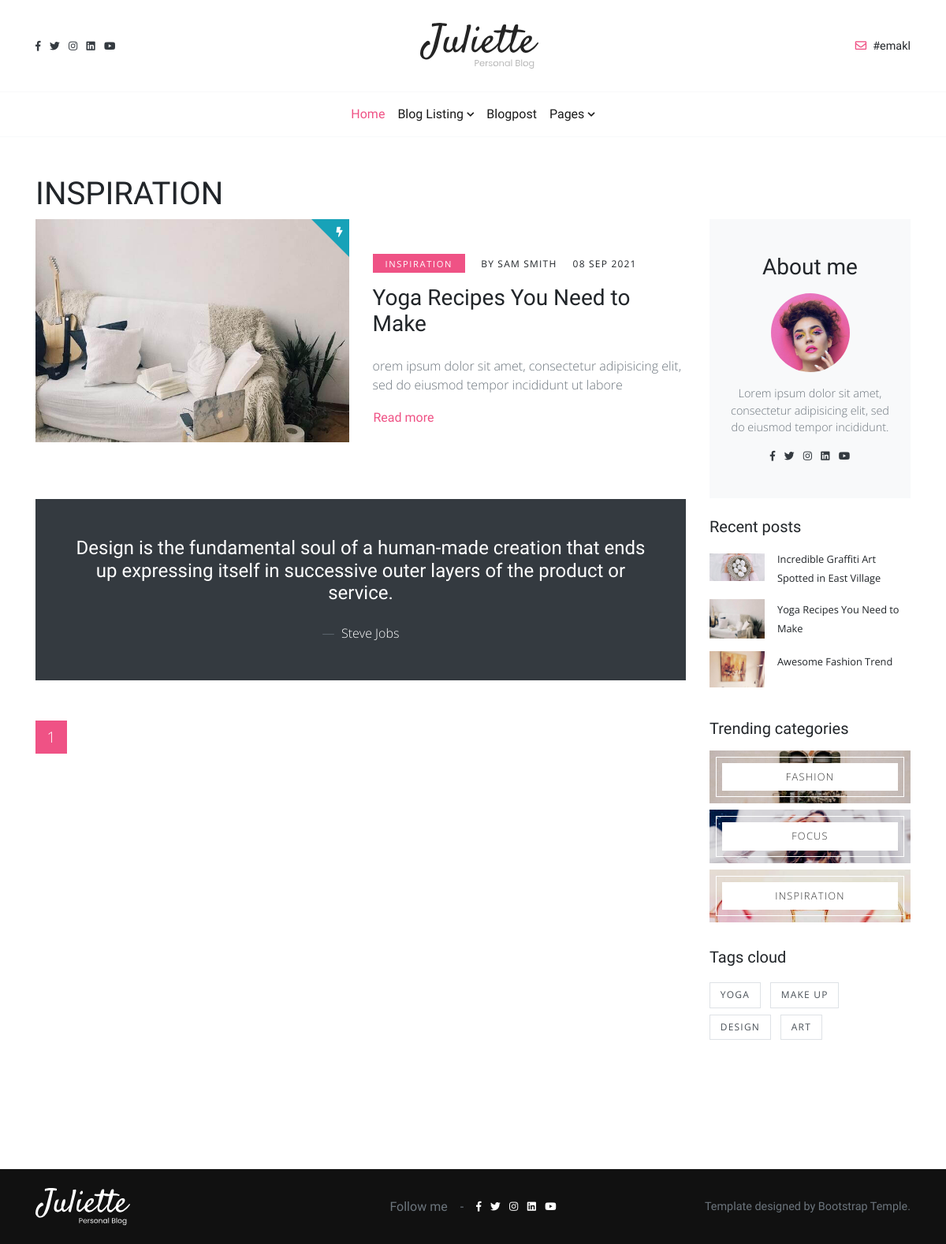
The page /category/2/INSPIRATION/ on the database its author committed.
### blogs/models.py (models this page shows, shortened)
class About_me(models.Model):
    image = models.ImageField(upload_to="user/")
    detail = models.TextField()
    instagram  = models.CharField(max_length=300)
    twiter  = models.CharField(max_length=300)
    linked_in  = models.CharField(max_length=300)
    youtube  = models.CharField(max_length=300)
    facebook  = models.CharField(max_length=300)
    email  = models.CharField(max_length=300)

class Category(models.Model):
    name  = models.CharField(max_length=100)
    slug = models.SlugField()
    image  = models.ImageField(upload_to="category/",)
    def __str__(self):
        return self.name

class Blog(models.Model):
    id  = models.AutoField(primary_key=True)
    name  = models.CharField(max_length=100)
    tags = TaggableManager()
    category = models.ForeignKey(Category, on_delete=models.CASCADE)
    slug = models.SlugField()
    image  = models.ImageField(upload_to="blogs/",)
    overview  = models.CharField(max_length=100)
    detail = tinymce_models.HTMLField()
    writer = models.CharField(max_length=100)
    created_at = models.DateTimeField(auto_now_add = True)
    updated_at = models.DateTimeField(auto_now = True)
    is_active = models.BooleanField(default=True)
    views   = models.BigIntegerField(default=0)

### core/views.py (the view)
# urls.py: path('category/<int:id>/<str:slug>/', category , name="category"),
def category(request, id , slug):
    category  = get_object_or_404(Category, id=id ,slug=slug)
    blogs=  Blog.objects.filter(category = category).order_by('-created_at')
    context = {
    'blogs':blogs,
    'category':category,
    }
    return render(request,'core/basics/cat_filter.html',context)

### core/templates/core/basics/cat_filter.html (shortened to what this page needs)
{% extends "core/base.html" %}
{% block content %}
<section class="pb-5 mt-5">
  <div class="container pb-4">
    <h1 class="">{{category.name}}</h1>
    <div class="row">
      <div class="col-lg-9 mb-5 mb-lg-0">
        {% for blog in blogs  %}
        <div class="row align-items-center mb-5">
          <div class="col-lg-6"><a class="d-block post-trending mb-4" href="{% url 'blog' blog.id blog.slug %}"><img class="img-fluid w-100" src="{{blog.image.url}}" alt=""/></a>
          </div>
          <div class="col-lg-6">
            <ul class="list-inline">
              <li class="list-inline-item mr-2"><a class="category-link font-weight-normal" href="{% url 'blog' blog.id blog.slug %}">{{blog.category}}</a></li>
              <li class="list-inline-item mx-2"><a class="text-uppercase meta-link font-weight-normal" href="{% url 'blog' blog.id blog.slug %}">{{blog.writer}}</a></li>
              <li class="list-inline-item mx-2"><a class="text-uppercase meta-link font-weight-normal" href="{% url 'blog' blog.id blog.slug %}">{{blog.created_at| date:" d M Y" }}</a></li>
            </ul>
            <h2 class="h3 mb-4"> <a class="d-block reset-anchor" href="{% url 'blog' blog.id blog.slug %}">{{blog.name}}</a></h2>
            <p class="text-muted">{{blog.overview}}</p><a class="btn btn-link p-0 read-more-btn" href="{% url 'blog' blog.id blog.slug %}"><span>Read more</span></a>
          </div>
        </div>
        {% endfor %}
        <blockquote class="blockquote bg-dark text-white p-4 p-lg-5 text-center mb-5">
          <p class="h4 mb-4">Design is the fundamental soul of a human-made creation that ends up expressing itself in successive outer layers of the product or service.</p>
          <footer class="blockquote-footer">
            <cite class="text-white" title="Source Title">Steve Jobs</cite>
          </footer>
        </blockquote>
        <nav aria-label="Page navigation example">
          <ul class="pagination">
            <li class="page-item active"><a class="page-link" href="?page=1">1</a></li>
          </ul>
        </nav>
      </div>
      <div class="col-lg-3">
        {% include "core/components/about.html" %}
        {% include "core/components/recent_post.html" %}
        {% include "core/components/categories.html" %}
        {% include "core/components/tags.html" %}
        <div class="card rounded-0 border-0 mb-4">
          <div class="card-body p-0"><a class="d-block" href="#"><img class="img-fluid" src="" alt=""></a></div>
        </div>
      </div>
    </div>
  </div>
</section>
{% endblock %}

### core/templates/core/components/nav.html (shortened to what this page needs)
{% load static %}
<header class="header">
  <nav class="navbar navbar-expand-lg navbar-light py-4 index-forward bg-white">
    <div class="container d-flex justify-content-center justify-content-lg-between align-items-center">
      <ul class="list-inline small mb-0 text-dark d-none d-lg-block">
        <li class="list-inline-item"><a class="reset-anchor" href="{{about_me.facebook}}"><i class="fab fa-facebook-f"></i></a></li>
        <li class="list-inline-item"><a class="reset-anchor" href="{{about_me.twiter}}"><i class="fab fa-twitter"></i></a></li>
        <li class="list-inline-item"><a class="reset-anchor" href="{{about_me.instagram}}"><i class="fab fa-instagram"></i></a></li>
        <li class="list-inline-item"><a class="reset-anchor" href="{{about_me.linked_in}}"><i class="fab fa-linkedin"></i></a></li>
        <li class="list-inline-item"><a class="reset-anchor" href="{{about_me.youtube}}"><i class="fab fa-youtube"></i></a></li>
      </ul><a class="navbar-brand" href="{% url 'home' %}"><img src="{% static "img/logo.svg"%}" alt="..." width="150"></a><a class="reset-anchor text-small mb-0 h6 d-none d-lg-block" href="mailto:{{about_me.email}}"><i class="far fa-envelope mr-2 text-primary"></i>{{about_me.email}}</a>
    </div>
  </nav>
  <nav class="navbar navbar-expand-lg navbar-light border-top border-bottom border-light">
    <div class="container">
      <div class="collapse navbar-collapse" id="navbarSupportedContent">
        <ul class="navbar-nav mx-auto">
          <li class="nav-item">
            <a class="nav-link active" href="{% url 'home' %}">Home</a>
          </li>
          <li class="nav-item dropdown"><a class="nav-link dropdown-toggle" id="listingVariants" href="#" data-toggle="dropdown" aria-haspopup="true" aria-expanded="false">Blog Listing</a>
          </li>
          <li class="nav-item">
            <a class="nav-link" href="post.html">Blogpost</a>
          </li>
          <li class="nav-item dropdown"><a class="nav-link dropdown-toggle" id="pages" href="#" data-toggle="dropdown" aria-haspopup="true" aria-expanded="false">Pages</a>
          </li>
        </ul>
      </div>
    </div>
  </nav>
</header>

### core/templates/core/components/about.html
{% load static %}
<div class="card rounded-0 border-0 bg-light mb-4 py-lg-4">
  <div class="card-body text-center">
    <h2 class="h3 mb-3">About me</h2><img class="rounded-circle mb-3" src="{{about_me.image.url}}" alt="..." width="100">
    <p class="text-small text-muted">{{about_me.detail}}</p>
    <ul class="list-inline small mb-0 text-dark">
      <li class="list-inline-item"><a class="reset-anchor" href="{{about_me.facebook}}"><i class="fab fa-facebook-f"></i></a></li>
      <li class="list-inline-item"><a class="reset-anchor" href="{{about_me.twiter}}"><i class="fab fa-twitter"></i></a></li>
      <li class="list-inline-item"><a class="reset-anchor" href="{{about_me.instagram}}"><i class="fab fa-instagram"></i></a></li>
      <li class="list-inline-item"><a class="reset-anchor" href="{{about_me.linked_in}}"><i class="fab fa-linkedin"></i></a></li>
      <li class="list-inline-item"><a class="reset-anchor" href="{{about_me.youtube}}"><i class="fab fa-youtube"></i></a></li>
    </ul>
  </div>
</div>

### core/templates/core/components/recent_post.html
{% load static %}
<div class="card rounded-0 border-0 mb-4">
  <div class="card-body p-0">
    <h2 class="h5 mb-3">Recent posts</h2>
    {% for blog in recent_blogs %}
    <div class="media mb-3"><a class="d-block my-auto" href="{% url 'blog' blog.id blog.slug %}"><img class="img-fluid" src="{{blog.image.url}}" alt="" width="70"></a>
      <div class="media-body ml-3">
        <small><a class="reset-anchor" href="{% url 'blog' blog.id blog.slug %}">{{blog.name}}</a></small>
      </div>
    </div>
    {% endfor %}
  </div>
</div>

### core/templates/core/components/categories.html
{% load static %}
<div class="card rounded-0 border-0 mb-4">
  <div class="card-body p-0">
    <h2 class="h5 mb-3">Trending categories</h2>
    {% for category in categories  %}
    <a class="category-block category-block-sm bg-center bg-cover mb-2" style="background: url({{category.image.url}})" href="{% url 'category' category.id category.slug %}"><span class="category-block-title">{{category.name}}</span>
    </a>
    {% endfor %}
  </div>
</div>

### core/templates/core/components/tags.html
{% load static %}
<div class="card rounded-0 border-0 mb-4">
  <div class="card-body p-0">
    <h2 class="h5 mb-3">Tags cloud</h2>
    <ul class="list-inline">
      {% for tag in tags %}
      <li class="list-inline-item my-1 mr-2"><a class="sidebar-tag-link" href="{% url 'tags' tag.slug %}">{{tag}}</a></li>
      {% endfor %}
    </ul>
  </div>
</div>

### rows shown on the page
About_me: email "#emakl", image (picture), detail "Lorem ipsum dolor sit amet, consectetur adipisicing elit, sed do eiusmod tempor incididunt."
Category: name "INSPIRATION", image (picture)
Blog: image (picture), category "INSPIRATION", writer "BY SAM SMITH", created_at "08 SEP 2021", name "Yoga Recipes You Need to Make", overview "orem ipsum dolor sit amet, consectetur adipisicing elit, sed do eiusmod tempor incididunt ut labore"
Blog: image (picture), name "Incredible Graffiti Art Spotted in East Village"
Blog: image (picture), name "Awesome Fashion Trend"
Category: image (picture), name "FASHION"
Category: image (picture), name "FOCUS"
Tag: name "YOGA"
Tag: name "MAKE UP"
Tag: name "DESIGN"
Tag: name "ART"
